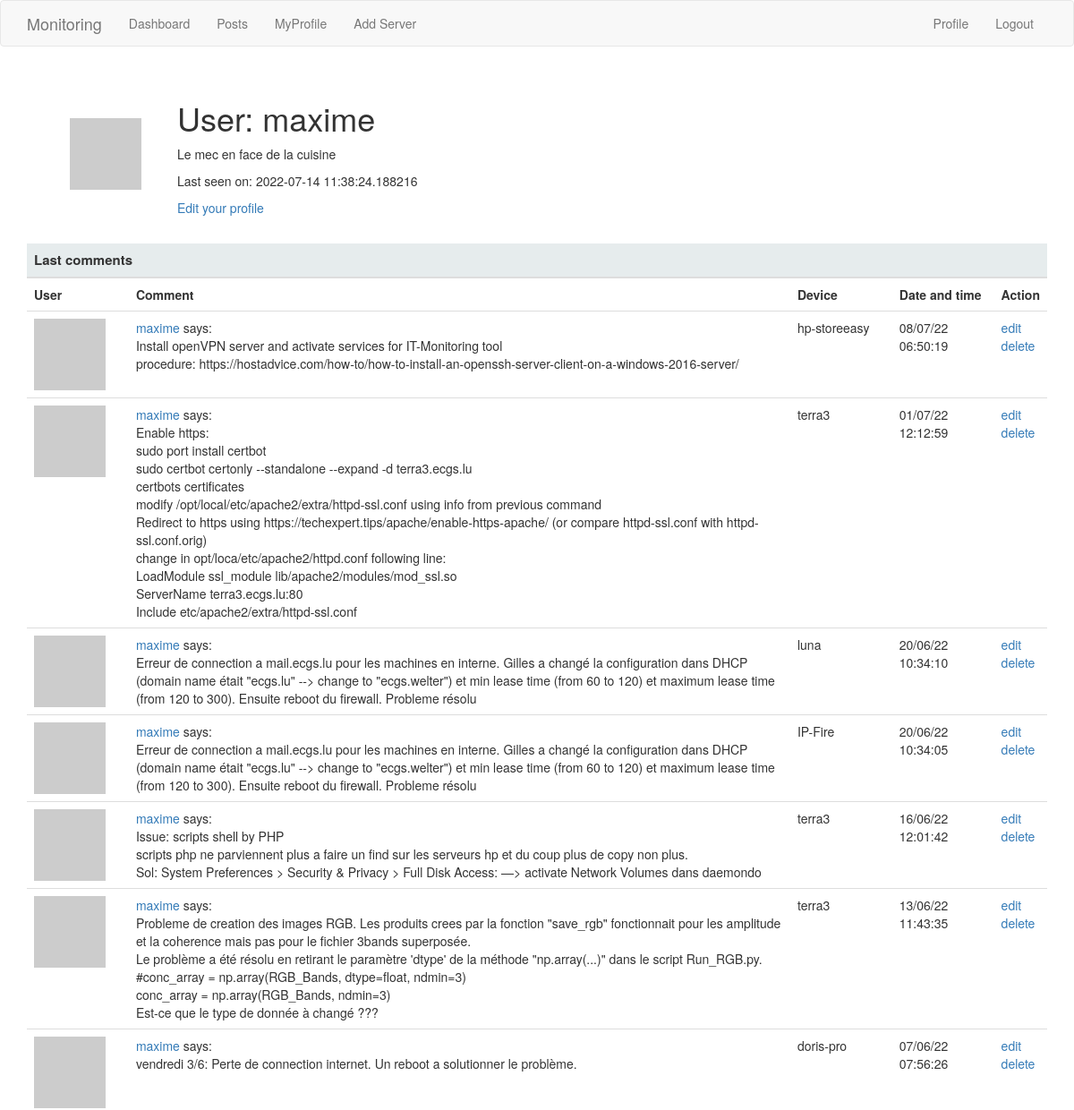
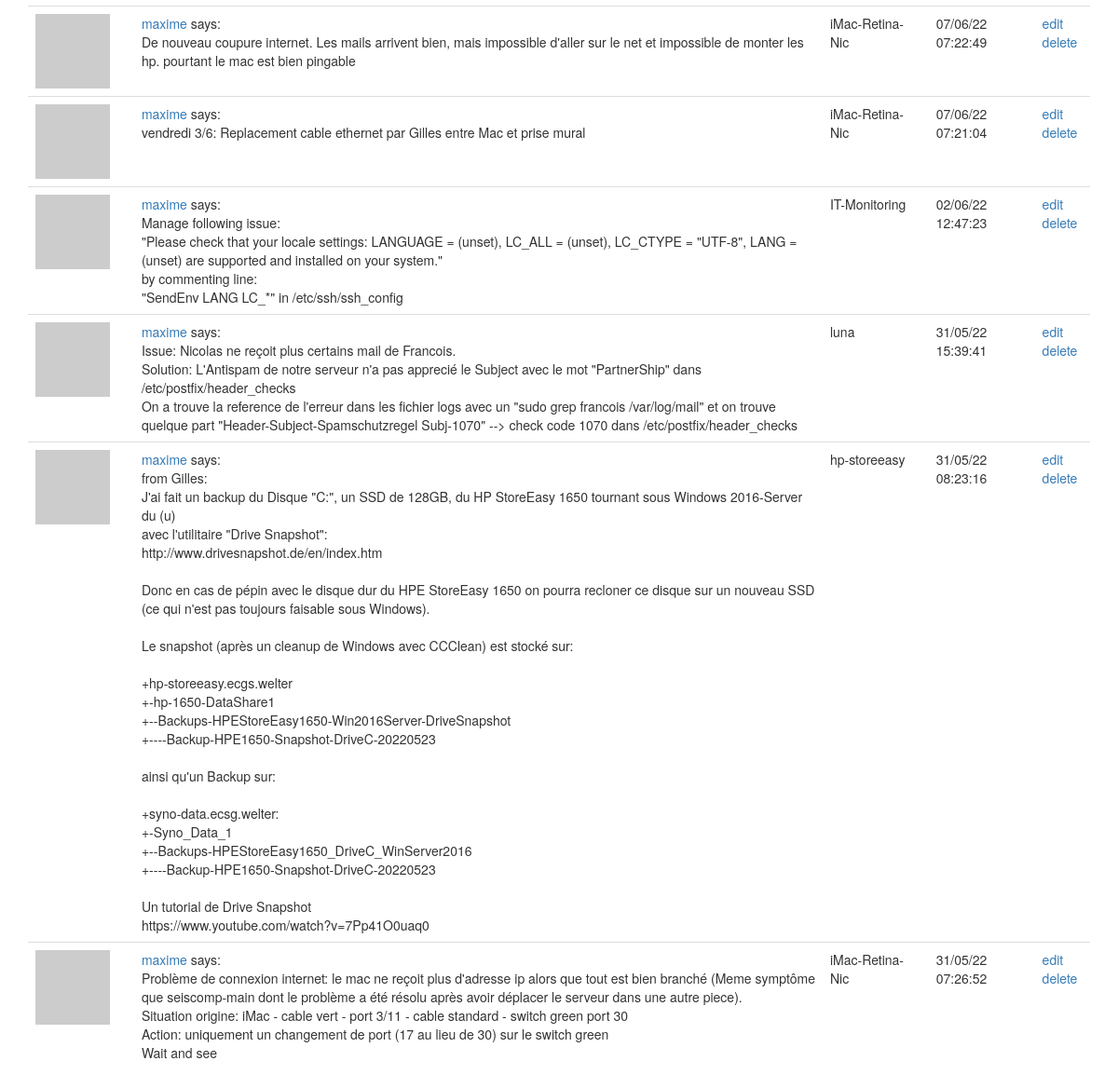
/user/maxime (signed in), run on the app's committed database (2 pictures, top to bottom).
### webapp/models.py (models this page shows, shortened)
class User(UserMixin, db.Model):
    __tablename__ = 'user'
    id = db.Column(db.Integer, primary_key=True)
    username = db.Column(db.String(64), index=True, unique=True)
    email = db.Column(db.String(120), index=True, unique=True)
    password_hash = db.Column(db.String(128))
    posts = db.relationship('Post', backref='author', lazy='dynamic')
    about_me = db.Column(db.String(140))
    last_seen = db.Column(db.DateTime, default=datetime.utcnow)
    def avatar(self, size):
        digest = md5(self.email.lower().encode('utf-8')).hexdigest()
        return 'https://www.gravatar.com/avatar/{}?d=identicon&s={}'.format(
            digest, size)

class Post(db.Model):
    id = db.Column(db.Integer, primary_key=True)
    body = db.Column(db.String(1000))
    timestamp = db.Column(db.DateTime, index=True, default=datetime.utcnow)
    user_id = db.Column(db.Integer, db.ForeignKey('user.id'))
    device = db.Column(db.String(30), index=True)

### webapp/routes.py (the view)
@app.route('/user/<username>')
@login_required
def user(username):
        user = User.query.filter_by(username=username).first_or_404()
        posts = Post.query.order_by(Post.timestamp.desc()).filter_by(user_id=user.id)
        return render_template('user.html', user=user, posts=posts)

### webapp/models.py (called while the page is built)
@login.user_loader
def load_user(id):
    return User.query.get(int(id))

### webapp/routes.py (called while the page is built)
@app.before_request
def before_request():
    if current_user.is_authenticated:
        current_user.last_seen = datetime.utcnow()
        db.session.commit()

### webapp/templates/user.html (shortened to what this page needs)
{% extends "base.html" %}
{% block content %}
<div class="container">
    <div class="margin">
        <table class="myProfile">
            <tr valign="center">
                <td><img src="{{ user.avatar(100) }}"></td>
                <td>
                    <h1>User: {{ user.username }}</h1>
                    {% if user.about_me %}<p>{{ user.about_me }}</p>{% endif %}
                    {% if user.last_seen %}<p>Last seen on: {{ user.last_seen }}</p>{% endif %}
                    {% if user == current_user %}
                        <p><a href="{{ url_for('edit_profile') }}">Edit your profile</a></p>
                    {% endif %}
                </td>
            </tr>
        </table>
        {% include 'table_post.html' %}
        {% endblock %}

### webapp/templates/table_post.html
   <table class="table table-hover title">
        <col style="width:10%">
        <col style="width:65%">
        <col style="width:10%">
        <col style="width:10%">
        <col style="width:10%">
        <thead>
                <tr>
                        <th colspan="5">Last comments </th>
                </tr>
        </thead>
        <tbody>
                <tr >
                            <th>User</th>
                            <th>Comment</th>
                            <th>Device</th>
                            <th>Date and time</th>
                            <th>Action</th>
                </tr>
                {% for post in posts %}
                <tr>
                        <td width="3rem"><a href="{{ url_for('user', username=post.author.username) }}"><img src="{{ post.author.avatar(30) }}" /></a></td>
                        <td  style="white-space: pre-line"><a href="{{ url_for('user', username=post.author.username) }}">{{ post.author.username }}</a> says:<br>{{ post.body }}</td>
                        <td> {{ post.device }} </td>
                        <td class="date"> {{ post.timestamp.strftime("%d/%m/%y %X") }} </td>
                        <td><a href="{{ url_for('post_modify', id=post.id) }}" title="Modify Comment">edit</a>
                        <a href="{{ url_for('post_delete', id=post.id) }}" onclick="return confirm('Do you want to permanently delete the comment: {{ post.body }}?');" title="Delete Comment">delete</a>
                        </td>
                 </tr>
                {% endfor %}
        </tbody>
</table>

### webapp/static/styles/style.css (style rules this page uses)
.margin { width: 100%; }
table.myProfile { margin-left: 2em; }
table.myProfile td { text-align: left; padding: 2rem; }
table.title thead th { font-size: 1.5rem; background-color: #E6ECED; }

### data on the page
User: username "maxime", about_me "Le mec en face de la cuisine", last_seen "2022-07-14 11:38:24.188216"
Post: author.username "maxime", body "Install openVPN server and activate services for IT-Monitoring tool procedure: https://hostadvice.com/how-to/how-to-install-an-openssh-server-client-on-a-windows-2016-server/", device "hp-storeeasy", timestamp "08/07/22 06:50:19"
Post: author.username "maxime", body "Enable https: sudo port install certbot sudo certbot certonly --standalone --expand -d terra3.ecgs.lu certbots certificates modify /opt/local/etc/apache2/extra/httpd-ssl.conf using info from previous command Redirect to https using https://techexpert.tips/apache/enable-https-apache/ (or compare httpd-ssl.conf with httpd-ssl.conf.orig) change in opt/loca/etc/apache2/httpd.conf following line: LoadModule ssl_module lib/apache2/modules/mod_ssl.so ServerName terra3.ecgs.lu:80 Include etc/apache2/extra/httpd-ssl.conf", device "terra3", timestamp "01/07/22 12:12:59"
Post: author.username "maxime", body "Erreur de connection a mail.ecgs.lu pour les machines en interne. Gilles a changé la configuration dans DHCP (domain name était \"ecgs.lu\" --> change to \"ecgs.welter\") et min lease time (from 60 to 120) et maximum lease time (from 120 to 300). Ensuite reboot du firewall. Probleme résolu", device "luna", timestamp "20/06/22 10:34:10"
Post: author.username "maxime", body "Erreur de connection a mail.ecgs.lu pour les machines en interne. Gilles a changé la configuration dans DHCP (domain name était \"ecgs.lu\" --> change to \"ecgs.welter\") et min lease time (from 60 to 120) et maximum lease time (from 120 to 300). Ensuite reboot du firewall. Probleme résolu", device "IP-Fire", timestamp "20/06/22 10:34:05"
Post: author.username "maxime", body "Issue: scripts shell by PHP scripts php ne parviennent plus a faire un find sur les serveurs hp et du coup plus de copy non plus. Sol: System Preferences > Security & Privacy > Full Disk Access: —> activate Network Volumes dans daemondo", device "terra3", timestamp "16/06/22 12:01:42"
Post: author.username "maxime", body "Probleme de creation des images RGB. Les produits crees par la fonction \"save_rgb\" fonctionnait pour les amplitude et la coherence mais pas pour le fichier 3bands superposée. Le problème a été résolu en retirant le paramètre 'dtype' de la méthode \"np.array(...)\" dans le script Run_RGB.py. #conc_array = np.array(RGB_Bands, dtype=float, ndmin=3) conc_array = np.array(RGB_Bands, ndmin=3) Est-ce que le type de donnée à changé ???", device "terra3", timestamp "13/06/22 11:43:35"
Post: author.username "maxime", body "vendredi 3/6: Perte de connection internet. Un reboot a solutionner le problème.", device "doris-pro", timestamp "07/06/22 07:56:26"
Post: author.username "maxime", body "De nouveau coupure internet. Les mails arrivent bien, mais impossible d'aller sur le net et impossible de monter les hp. pourtant le mac est bien pingable", device "iMac-Retina-Nic", timestamp "07/06/22 07:22:49"
Post: author.username "maxime", body "vendredi 3/6: Replacement cable ethernet par Gilles entre Mac et prise mural", device "iMac-Retina-Nic", timestamp "07/06/22 07:21:04"
Post: author.username "maxime", body "Manage following issue: \"Please check that your locale settings: LANGUAGE = (unset), LC_ALL = (unset), LC_CTYPE = \"UTF-8\", LANG = (unset) are supported and installed on your system.\" by commenting line: \"SendEnv LANG LC_*\" in /etc/ssh/ssh_config", device "IT-Monitoring", timestamp "02/06/22 12:47:23"
Post: author.username "maxime", body "Issue: Nicolas ne reçoit plus certains mail de Francois. Solution: L'Antispam de notre serveur n'a pas apprecié le Subject avec le mot \"PartnerShip\" dans /etc/postfix/header_checks On a trouve la reference de l'erreur dans les fichier logs avec un \"sudo grep francois /var/log/mail\" et on trouve quelque part \"Header-Subject-Spamschutzregel Subj-1070\" --> check code 1070 dans /etc/postfix/header_checks", device "luna", timestamp "31/05/22 15:39:41"
Post: author.username "maxime", body "from Gilles: J'ai fait un backup du Disque \"C:\", un SSD de 128GB, du HP StoreEasy 1650 tournant sous Windows 2016-Server du (u) avec l'utilitaire \"Drive Snapshot\": http://www.drivesnapshot.de/en/index.htm Donc en cas de pépin avec le disque dur du HPE StoreEasy 1650 on pourra recloner ce disque sur un nouveau SSD (ce qui n'est pas toujours faisable sous Windows). Le snapshot (après un cleanup de Windows avec CCClean) est stocké sur: +hp-storeeasy.ecgs.welter +-hp-1650-DataShare1 +--Backups-HPEStoreEasy1650-Win2016Server-DriveSnapshot +----Backup-HPE1650-Snapshot-DriveC-20220523 ainsi qu'un Backup sur: +syno-data.ecsg.welter: +-Syno_Data_1 +--Backups-HPEStoreEasy1650_DriveC_WinServer2016…", device "hp-storeeasy", timestamp "31/05/22 08:23:16"
Post: author.username "maxime", body "Problème de connexion internet: le mac ne reçoit plus d'adresse ip alors que tout est bien branché (Meme symptôme que seiscomp-main dont le problème a été résolu après avoir déplacer le serveur dans une autre piece). Situation origine: iMac - cable vert - port 3/11 - cable standard - switch green port 30 Action: uniquement un changement de port (17 au lieu de 30) sur le switch green Wait and see", device "iMac-Retina-Nic", timestamp "31/05/22 07:26:52"
